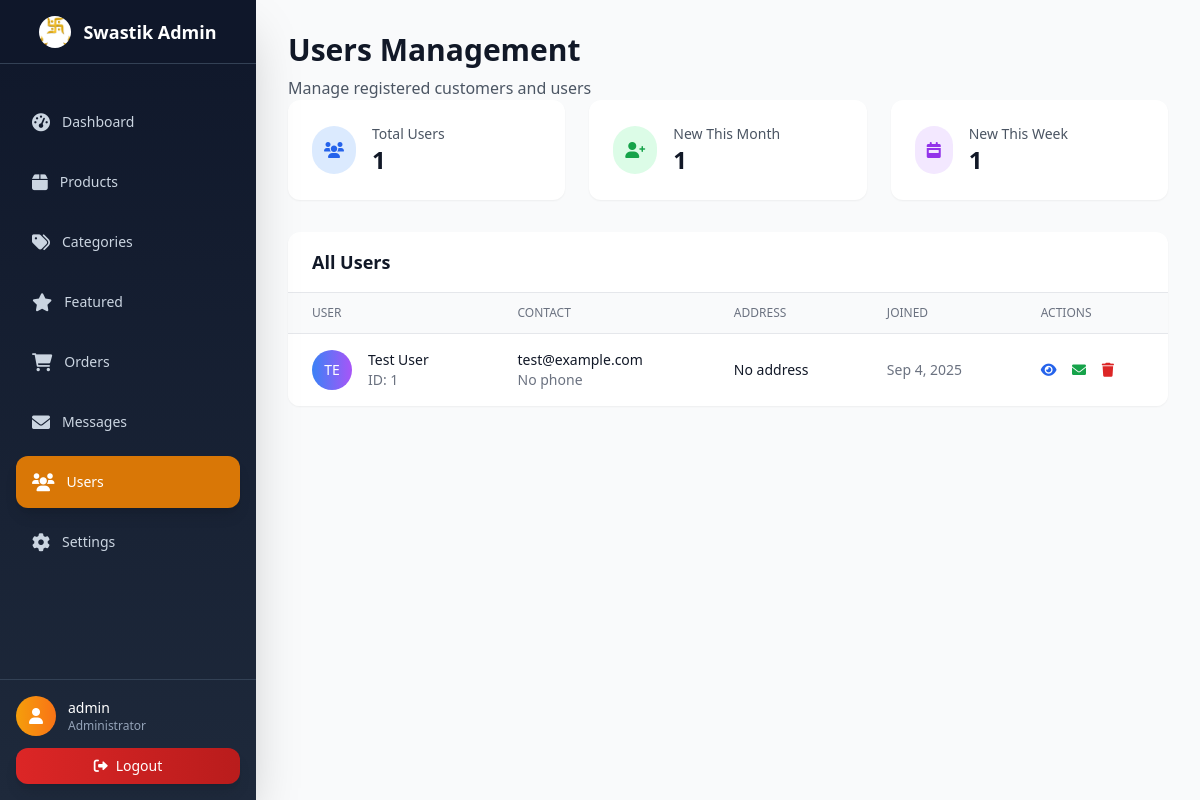
Screenshot of /users.php (signed in) with the database file from the repository.
### tables this page shows
CREATE TABLE `users` (
  `id` int(11) NOT NULL AUTO_INCREMENT,
  `name` varchar(255) NOT NULL,
  `email` varchar(255) NOT NULL UNIQUE,
  `password` varchar(255) NOT NULL,
  `phone` varchar(20) DEFAULT NULL,
  `address` text DEFAULT NULL,
  `created_at` timestamp NOT NULL DEFAULT CURRENT_TIMESTAMP,
  PRIMARY KEY (`id`)
);

### public/users.php (the view, shortened to what this page needs)
<?php
require_once "../config/db.php";
try {
    $stmt = $conn->query("
        SELECT id, name, email, '' as phone, '' as address, NOW() as created_at
        FROM users
        ORDER BY id DESC
    ");
    $users = $stmt->fetchAll(PDO::FETCH_ASSOC);
} catch (PDOException $e) {
    $users = [];
    $error = "Failed to fetch users: " . $e->getMessage();
}
?>
<!DOCTYPE html>
<html lang="en">
<head>
    <script src="https://cdn.tailwindcss.com"></script>
    <link href="https://cdnjs.cloudflare.com/ajax/libs/font-awesome/6.0.0/css/all.min.css" rel="stylesheet">
</head>
<body class="bg-gray-50 min-h-screen">
<?php include "../assets/partials/navbar.php"; ?>
<div class="lg:ml-64 min-h-screen">
    <div class="max-w-7xl mx-auto px-4 sm:px-6 lg:px-8 py-8">
    <div class="mb-8 fade-in">
        <h1 class="text-3xl font-bold text-gray-900">Users Management</h1>
        <p class="text-gray-600 mt-2">Manage registered customers and users</p>
    <div class="grid grid-cols-1 md:grid-cols-3 gap-6 mb-8">
        <div class="bg-white rounded-xl shadow-sm p-6 fade-in">
            <div class="flex items-center">
                <div class="bg-blue-100 p-3 rounded-full mr-4">
                    <i class="fas fa-users text-blue-600"></i>
                </div>
                <div>
                    <p class="text-sm text-gray-600">Total Users</p>
                    <p class="text-2xl font-bold text-gray-900"><?= count($users) ?></p>
                </div>
            </div>
        </div>
        <div class="bg-white rounded-xl shadow-sm p-6 fade-in">
            <div class="flex items-center">
                <div class="bg-green-100 p-3 rounded-full mr-4">
                    <i class="fas fa-user-plus text-green-600"></i>
                </div>
                <div>
                    <p class="text-sm text-gray-600">New This Month</p>
                    <p class="text-2xl font-bold text-gray-900"><?= count(array_filter($users, fn($u) => strtotime($u['created_at']) >= strtotime('-30 days'))) ?></p>
                </div>
            </div>
        </div>
        <div class="bg-white rounded-xl shadow-sm p-6 fade-in">
            <div class="flex items-center">
                <div class="bg-purple-100 p-3 rounded-full mr-4">
                    <i class="fas fa-calendar-week text-purple-600"></i>
                </div>
                <div>
                    <p class="text-sm text-gray-600">New This Week</p>
                    <p class="text-2xl font-bold text-gray-900"><?= count(array_filter($users, fn($u) => strtotime($u['created_at']) >= strtotime('-7 days'))) ?></p>
                </div>
            </div>
        </div>
    </div>
    <div class="bg-white rounded-xl shadow-sm overflow-hidden fade-in">
        <div class="px-6 py-4 border-b border-gray-200">
            <h2 class="text-lg font-semibold text-gray-900">All Users</h2>
        </div>
        <div class="overflow-x-auto">
            <table class="min-w-full divide-y divide-gray-200">
                <thead class="bg-gray-50">
                    <tr>
                        <th class="px-6 py-3 text-left text-xs font-medium text-gray-500 uppercase">User</th>
                        <th class="px-6 py-3 text-left text-xs font-medium text-gray-500 uppercase">Contact</th>
                        <th class="px-6 py-3 text-left text-xs font-medium text-gray-500 uppercase">Address</th>
                        <th class="px-6 py-3 text-left text-xs font-medium text-gray-500 uppercase">Joined</th>
                        <th class="px-6 py-3 text-left text-xs font-medium text-gray-500 uppercase">Actions</th>
                    </tr>
                </thead>
                <tbody class="bg-white divide-y divide-gray-200">
                    <?php foreach ($users as $user): ?>
                    <tr class="hover:bg-gray-50 transition-colors duration-200">
                        <td class="px-6 py-4 whitespace-nowrap">
                            <div class="flex items-center">
                                <div class="w-10 h-10 bg-gradient-to-r from-blue-500 to-purple-500 rounded-full flex items-center justify-center mr-4">
                                    <span class="text-white font-medium text-sm"><?= strtoupper(substr($user['name'], 0, 2)) ?></span>
                                </div>
                                <div>
                                    <div class="text-sm font-medium text-gray-900"><?= htmlspecialchars($user['name']) ?></div>
                                    <div class="text-sm text-gray-500">ID: <?= $user['id'] ?></div>
                                </div>
                            </div>
                        </td>
                        <td class="px-6 py-4 whitespace-nowrap">
                            <div class="text-sm text-gray-900"><?= htmlspecialchars($user['email']) ?></div>
                            <div class="text-sm text-gray-500">No phone</div>
                        </td>
                        <td class="px-6 py-4">
                            <div class="text-sm text-gray-900 max-w-xs truncate">No address</div>
                        </td>
                        <td class="px-6 py-4 whitespace-nowrap text-sm text-gray-500">
                            <?= date('M j, Y', strtotime($user['created_at'])) ?>
                        </td>
                        <td class="px-6 py-4 whitespace-nowrap text-sm font-medium">
                            <button onclick="viewUser(<?= $user['id'] ?>)"
                                    class="text-blue-600 hover:text-blue-900 transition-colors duration-200 mr-3">
                                <i class="fas fa-eye"></i>
                            </button>
                            <a href="mailto:<?= htmlspecialchars($user['email']) ?>"
                               class="text-green-600 hover:text-green-900 transition-colors duration-200 mr-3">
                                <i class="fas fa-envelope"></i>
                            </a>
                            <button onclick="deleteUser(<?= $user['id'] ?>)"
                                    class="text-red-600 hover:text-red-900 transition-colors duration-200">
                                <i class="fas fa-trash"></i>
                            </button>
                        </td>
                    </tr>
                    <?php endforeach; ?>
                </tbody>
            </table>
        </div>
    </div>
    </div>
</div>
</body>
</html>

### public/users.php (style rules this page uses)
.fade-in { animation: fadeIn 0.6s ease-in; }

### rows the page displays
users: name "TE", name "Test User", id "1", email "test@example.com", created_at "Sep 4, 2025"

### other values shown
$_SESSION['admin_username'] "admin"
count($users) "1"
